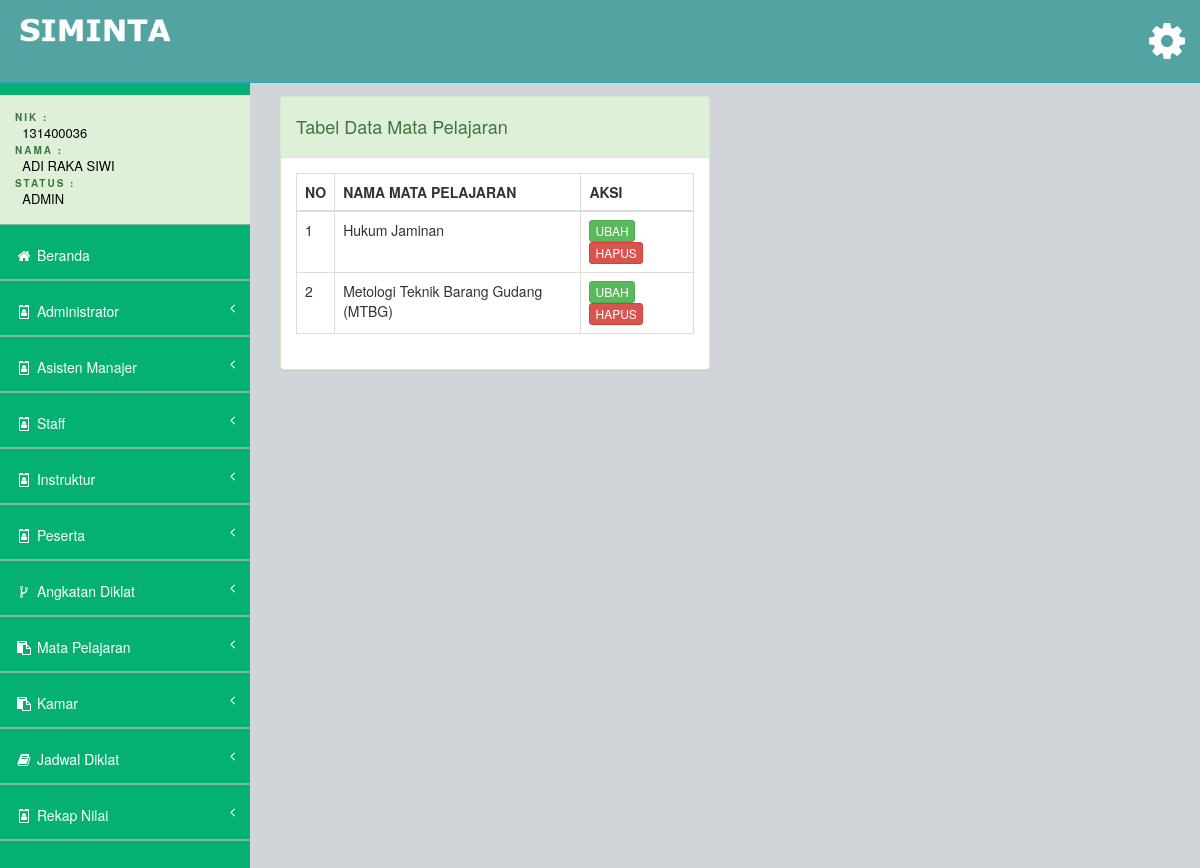
Page /views/admin/main.php?page=lihat-mapel (signed in) on the earlier database version.
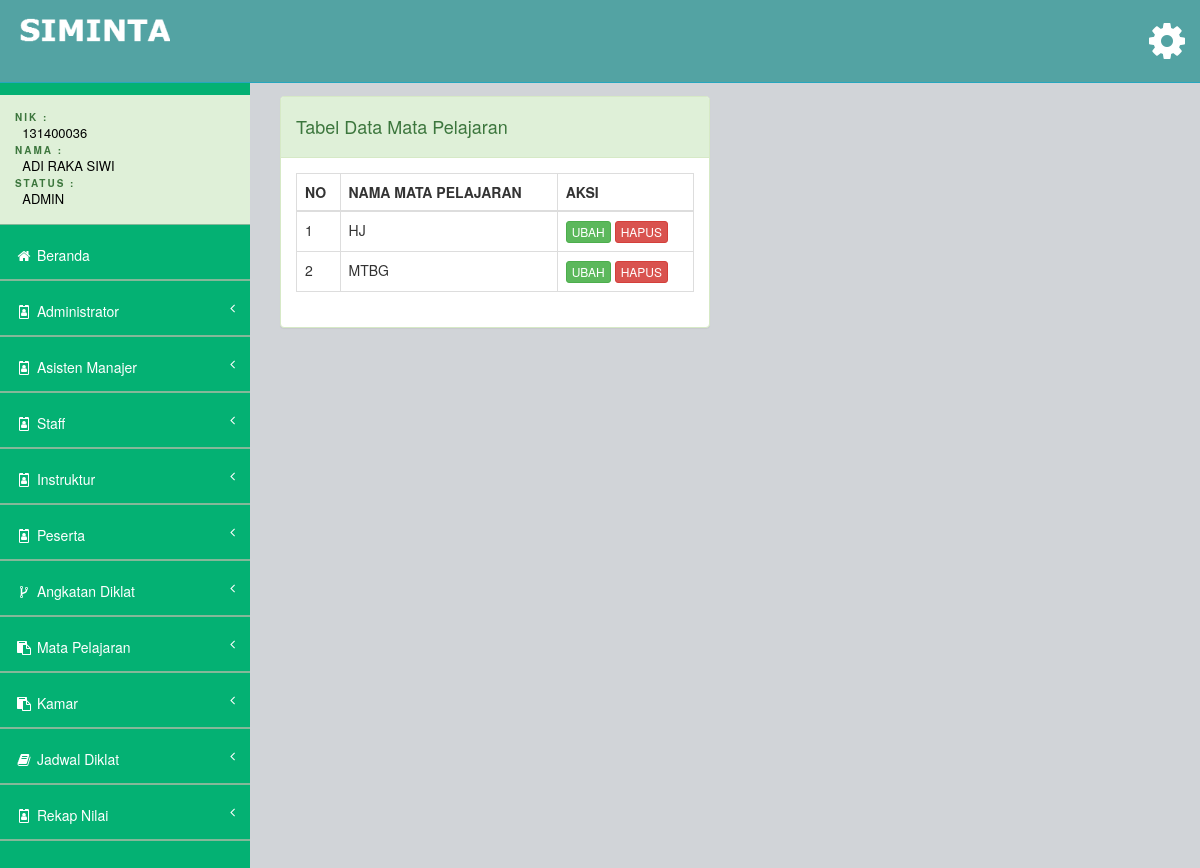
Same page on the later database version.
### tables this page shows
CREATE TABLE `tb_mata_pelajaran` (
  `id` int(11) NOT NULL AUTO_INCREMENT,
  `nama_pelajaran` varchar(50) NOT NULL,
  PRIMARY KEY (`id`)
);

### views/admin/mata_pelajaran/lihat-mapel.php (the view)
<div class="row">
    <div class="col-md-6">
        <div class="panel panel-success">
            <div class="panel-heading">
                <h4>Tabel Data Mata Pelajaran</h4>
            </div>
            <div class="panel-body">
                <div class="">
                    <table class="table table-bordered table-hover my-datatable">
                        <thead>
                            <tr>
                                <th>NO</th>
                                <th>NAMA MATA PELAJARAN</th>
                                <th>AKSI</th>
                            </tr>
                        </thead>
                        <tbody>
                            <?php
                                $no = 1;
                                $sql = "SELECT * FROM tb_mata_pelajaran";
                                $proses = mysqli_query($conn, $sql);
                                while ($data = mysqli_fetch_assoc($proses))
                                {
                            ?>
                                <tr>
                                    <td><?php echo $no; ?></td>
                                    <td><?php echo $data["nama_pelajaran"] ?></td>
                                    <td>
                                        <a href="#" class="btn btn-xs btn-success">UBAH</a>
                                        <a href="#" class="btn btn-xs btn-danger">HAPUS</a>
                                    </td>
                                </tr>
                            <?php
                                    $no++;
                                }
                            ?>
                        </tbody>
                    </table>
                </div>
            </div>
        </div>
    </div>
</div>

Differences in the rows shown:
changed tb_mata_pelajaran (number 1 of 2 on the later page): nama_pelajaran "Hukum Jaminan" → "HJ"
changed tb_mata_pelajaran: nama_pelajaran "Metologi Teknik Barang Gudang (MTBG)" → "MTBG"
